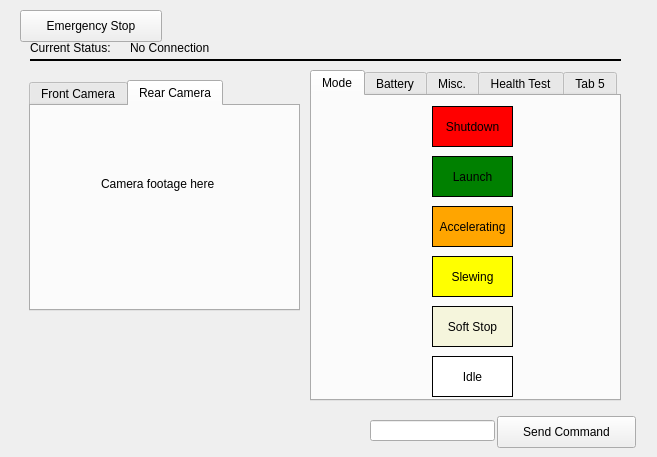
<?xml version="1.0" encoding="UTF-8"?>
<ui version="4.0">
 <class>MainWindow</class>
 <widget class="QWidget" name="MainWindow">
  <property name="geometry">
   <rect>
    <x>0</x>
    <y>0</y>
    <width>657</width>
    <height>457</height>
   </rect>
  </property>
  <property name="windowTitle">
   <string>AlbertaLoop Command Centre</string>
  </property>
  <property name="styleSheet">
   <string notr="true"/>
  </property>
  <widget class="QTabWidget" name="informationTabWidget">
   <property name="geometry">
    <rect>
     <x>310</x>
     <y>70</y>
     <width>311</width>
     <height>331</height>
    </rect>
   </property>
   <property name="mouseTracking">
    <bool>false</bool>
   </property>
   <property name="autoFillBackground">
    <bool>true</bool>
   </property>
   <property name="styleSheet">
    <string notr="true"/>
   </property>
   <property name="tabShape">
    <enum>QTabWidget::Rounded</enum>
   </property>
   <property name="currentIndex">
    <number>0</number>
   </property>
   <widget class="QWidget" name="mode_tab">
    <attribute name="title">
     <string>Mode</string>
    </attribute>
    <widget class="QLabel" name="label_8">
     <property name="geometry">
      <rect>
       <x>120</x>
       <y>10</y>
       <width>81</width>
       <height>41</height>
      </rect>
     </property>
     <property name="styleSheet">
      <string notr="true">background-color: red;</string>
     </property>
     <property name="frameShape">
      <enum>QFrame::Box</enum>
     </property>
     <property name="text">
      <string>Shutdown</string>
     </property>
     <property name="alignment">
      <set>Qt::AlignCenter</set>
     </property>
    </widget>
    <widget class="QLabel" name="label_9">
     <property name="geometry">
      <rect>
       <x>120</x>
       <y>60</y>
       <width>81</width>
       <height>41</height>
      </rect>
     </property>
     <property name="styleSheet">
      <string notr="true">background-color:  green;</string>
     </property>
     <property name="frameShape">
      <enum>QFrame::Box</enum>
     </property>
     <property name="text">
      <string>Launch</string>
     </property>
     <property name="alignment">
      <set>Qt::AlignCenter</set>
     </property>
    </widget>
    <widget class="QLabel" name="label_10">
     <property name="geometry">
      <rect>
       <x>120</x>
       <y>110</y>
       <width>81</width>
       <height>41</height>
      </rect>
     </property>
     <property name="styleSheet">
      <string notr="true">background-color: orange;</string>
     </property>
     <property name="frameShape">
      <enum>QFrame::Box</enum>
     </property>
     <property name="text">
      <string>Accelerating</string>
     </property>
     <property name="alignment">
      <set>Qt::AlignCenter</set>
     </property>
    </widget>
    <widget class="QLabel" name="label_11">
     <property name="geometry">
      <rect>
       <x>120</x>
       <y>160</y>
       <width>81</width>
       <height>41</height>
      </rect>
     </property>
     <property name="styleSheet">
      <string notr="true">background-color: yellow;</string>
     </property>
     <property name="frameShape">
      <enum>QFrame::Box</enum>
     </property>
     <property name="text">
      <string>Slewing</string>
     </property>
     <property name="alignment">
      <set>Qt::AlignCenter</set>
     </property>
    </widget>
    <widget class="QLabel" name="label_12">
     <property name="geometry">
      <rect>
       <x>120</x>
       <y>210</y>
       <width>81</width>
       <height>41</height>
      </rect>
     </property>
     <property name="styleSheet">
      <string notr="true">background-color: beige;</string>
     </property>
     <property name="frameShape">
      <enum>QFrame::Box</enum>
     </property>
     <property name="text">
      <string>Soft Stop</string>
     </property>
     <property name="alignment">
      <set>Qt::AlignCenter</set>
     </property>
    </widget>
    <widget class="QLabel" name="label_13">
     <property name="geometry">
      <rect>
       <x>120</x>
       <y>260</y>
       <width>81</width>
       <height>41</height>
      </rect>
     </property>
     <property name="styleSheet">
      <string notr="true">background-color: white;</string>
     </property>
     <property name="frameShape">
      <enum>QFrame::Box</enum>
     </property>
     <property name="text">
      <string>Idle</string>
     </property>
     <property name="alignment">
      <set>Qt::AlignCenter</set>
     </property>
    </widget>
   </widget>
   <widget class="QWidget" name="battery_tab">
    <attribute name="title">
     <string>Battery</string>
    </attribute>
    <widget class="QLabel" name="label_4">
     <property name="geometry">
      <rect>
       <x>130</x>
       <y>10</y>
       <width>61</width>
       <height>16</height>
      </rect>
     </property>
     <property name="text">
      <string>Battery 1</string>
     </property>
    </widget>
    <widget class="QLabel" name="label_7">
     <property name="geometry">
      <rect>
       <x>130</x>
       <y>150</y>
       <width>61</width>
       <height>16</height>
      </rect>
     </property>
     <property name="text">
      <string>Battery 2</string>
     </property>
    </widget>
    <widget class="QTableWidget" name="tableWidget">
     <property name="geometry">
      <rect>
       <x>70</x>
       <y>30</y>
       <width>181</width>
       <height>91</height>
      </rect>
     </property>
     <property name="autoFillBackground">
      <bool>false</bool>
     </property>
     <property name="autoScroll">
      <bool>true</bool>
     </property>
     <attribute name="horizontalHeaderVisible">
      <bool>false</bool>
     </attribute>
     <attribute name="horizontalHeaderHighlightSections">
      <bool>true</bool>
     </attribute>
     <row>
      <property name="text">
       <string>Voltage</string>
      </property>
      <property name="font">
       <font>
        <weight>75</weight>
        <bold>true</bold>
       </font>
      </property>
     </row>
     <row>
      <property name="text">
       <string>Current</string>
      </property>
      <property name="font">
       <font>
        <weight>75</weight>
        <bold>true</bold>
       </font>
      </property>
     </row>
     <row>
      <property name="text">
       <string>Temperature</string>
      </property>
      <property name="font">
       <font>
        <weight>75</weight>
        <bold>true</bold>
       </font>
      </property>
     </row>
     <column>
      <property name="text">
       <string> </string>
      </property>
     </column>
     <item row="0" column="0">
      <property name="text">
       <string>25.23 V</string>
      </property>
      <property name="background">
       <brush brushstyle="SolidPattern">
        <color alpha="255">
         <red>0</red>
         <green>200</green>
         <blue>0</blue>
        </color>
       </brush>
      </property>
      <property name="foreground">
       <brush brushstyle="NoBrush">
        <color alpha="255">
         <red>0</red>
         <green>0</green>
         <blue>0</blue>
        </color>
       </brush>
      </property>
     </item>
     <item row="1" column="0">
      <property name="text">
       <string>5.37 A</string>
      </property>
      <property name="background">
       <brush brushstyle="SolidPattern">
        <color alpha="255">
         <red>0</red>
         <green>200</green>
         <blue>0</blue>
        </color>
       </brush>
      </property>
      <property name="foreground">
       <brush brushstyle="NoBrush">
        <color alpha="255">
         <red>0</red>
         <green>0</green>
         <blue>0</blue>
        </color>
       </brush>
      </property>
     </item>
     <item row="2" column="0">
      <property name="text">
       <string>15.84 ºC</string>
      </property>
      <property name="background">
       <brush brushstyle="SolidPattern">
        <color alpha="255">
         <red>0</red>
         <green>200</green>
         <blue>0</blue>
        </color>
       </brush>
      </property>
      <property name="foreground">
       <brush brushstyle="NoBrush">
        <color alpha="255">
         <red>0</red>
         <green>0</green>
         <blue>0</blue>
        </color>
       </brush>
      </property>
     </item>
    </widget>
    <widget class="QTableWidget" name="tableWidget_2">
     <property name="geometry">
      <rect>
       <x>70</x>
       <y>170</y>
       <width>181</width>
       <height>91</height>
      </rect>
     </property>
     <property name="autoScroll">
      <bool>true</bool>
     </property>
     <attribute name="horizontalHeaderVisible">
      <bool>false</bool>
     </attribute>
     <attribute name="horizontalHeaderHighlightSections">
      <bool>true</bool>
     </attribute>
     <row>
      <property name="text">
       <string>Voltage</string>
      </property>
      <property name="font">
       <font>
        <weight>75</weight>
        <bold>true</bold>
       </font>
      </property>
     </row>
     <row>
      <property name="text">
       <string>Current</string>
      </property>
      <property name="font">
       <font>
        <weight>75</weight>
        <bold>true</bold>
       </font>
      </property>
     </row>
     <row>
      <property name="text">
       <string>Temperature</string>
      </property>
      <property name="font">
       <font>
        <weight>75</weight>
        <bold>true</bold>
       </font>
      </property>
     </row>
     <column>
      <property name="text">
       <string/>
      </property>
     </column>
     <item row="0" column="0">
      <property name="text">
       <string>18.02 V</string>
      </property>
      <property name="background">
       <brush brushstyle="SolidPattern">
        <color alpha="255">
         <red>252</red>
         <green>1</green>
         <blue>7</blue>
        </color>
       </brush>
      </property>
      <property name="foreground">
       <brush brushstyle="NoBrush">
        <color alpha="255">
         <red>0</red>
         <green>0</green>
         <blue>0</blue>
        </color>
       </brush>
      </property>
     </item>
     <item row="1" column="0">
      <property name="text">
       <string>1.56 A</string>
      </property>
      <property name="background">
       <brush brushstyle="SolidPattern">
        <color alpha="255">
         <red>252</red>
         <green>1</green>
         <blue>7</blue>
        </color>
       </brush>
      </property>
      <property name="foreground">
       <brush brushstyle="NoBrush">
        <color alpha="255">
         <red>0</red>
         <green>0</green>
         <blue>0</blue>
        </color>
       </brush>
      </property>
     </item>
     <item row="2" column="0">
      <property name="text">
       <string>21.78 ºC</string>
      </property>
      <property name="background">
       <brush brushstyle="SolidPattern">
        <color alpha="255">
         <red>0</red>
         <green>200</green>
         <blue>0</blue>
        </color>
       </brush>
      </property>
      <property name="foreground">
       <brush brushstyle="NoBrush">
        <color alpha="255">
         <red>0</red>
         <green>0</green>
         <blue>0</blue>
        </color>
       </brush>
      </property>
     </item>
    </widget>
   </widget>
   <widget class="QWidget" name="misc_tab">
    <attribute name="title">
     <string>Misc.</string>
    </attribute>
    <widget class="QProgressBar" name="batteryBar">
     <property name="geometry">
      <rect>
       <x>140</x>
       <y>50</y>
       <width>95</width>
       <height>20</height>
      </rect>
     </property>
     <property name="value">
      <number>75</number>
     </property>
     <property name="orientation">
      <enum>Qt::Horizontal</enum>
     </property>
     <property name="invertedAppearance">
      <bool>false</bool>
     </property>
    </widget>
    <widget class="QLabel" name="batteryLabel">
     <property name="geometry">
      <rect>
       <x>83</x>
       <y>51</y>
       <width>49</width>
       <height>16</height>
      </rect>
     </property>
     <property name="text">
      <string>Battery:</string>
     </property>
    </widget>
    <widget class="QLabel" name="batteryLabel_2">
     <property name="geometry">
      <rect>
       <x>83</x>
       <y>81</y>
       <width>49</width>
       <height>16</height>
      </rect>
     </property>
     <property name="text">
      <string>Thing 1:</string>
     </property>
    </widget>
    <widget class="QProgressBar" name="batteryBar_2">
     <property name="geometry">
      <rect>
       <x>140</x>
       <y>80</y>
       <width>95</width>
       <height>20</height>
      </rect>
     </property>
     <property name="value">
      <number>53</number>
     </property>
     <property name="orientation">
      <enum>Qt::Horizontal</enum>
     </property>
     <property name="invertedAppearance">
      <bool>false</bool>
     </property>
    </widget>
    <widget class="QLabel" name="batteryLabel_3">
     <property name="geometry">
      <rect>
       <x>83</x>
       <y>111</y>
       <width>49</width>
       <height>16</height>
      </rect>
     </property>
     <property name="text">
      <string>Thing 2:</string>
     </property>
    </widget>
    <widget class="QProgressBar" name="batteryBar_3">
     <property name="geometry">
      <rect>
       <x>140</x>
       <y>110</y>
       <width>95</width>
       <height>20</height>
      </rect>
     </property>
     <property name="value">
      <number>34</number>
     </property>
     <property name="orientation">
      <enum>Qt::Horizontal</enum>
     </property>
     <property name="invertedAppearance">
      <bool>false</bool>
     </property>
    </widget>
    <widget class="QLabel" name="batteryLabel_4">
     <property name="geometry">
      <rect>
       <x>83</x>
       <y>141</y>
       <width>49</width>
       <height>16</height>
      </rect>
     </property>
     <property name="text">
      <string>Thing 3:</string>
     </property>
    </widget>
    <widget class="QLabel" name="batteryLabel_5">
     <property name="geometry">
      <rect>
       <x>83</x>
       <y>201</y>
       <width>49</width>
       <height>16</height>
      </rect>
     </property>
     <property name="text">
      <string>Thing 5:</string>
     </property>
    </widget>
    <widget class="QProgressBar" name="batteryBar_4">
     <property name="geometry">
      <rect>
       <x>140</x>
       <y>140</y>
       <width>95</width>
       <height>20</height>
      </rect>
     </property>
     <property name="value">
      <number>92</number>
     </property>
     <property name="orientation">
      <enum>Qt::Horizontal</enum>
     </property>
     <property name="invertedAppearance">
      <bool>false</bool>
     </property>
    </widget>
    <widget class="QLabel" name="batteryLabel_6">
     <property name="geometry">
      <rect>
       <x>83</x>
       <y>171</y>
       <width>49</width>
       <height>16</height>
      </rect>
     </property>
     <property name="text">
      <string>Thing 4:</string>
     </property>
    </widget>
    <widget class="QProgressBar" name="batteryBar_5">
     <property name="geometry">
      <rect>
       <x>140</x>
       <y>170</y>
       <width>95</width>
       <height>20</height>
      </rect>
     </property>
     <property name="value">
      <number>0</number>
     </property>
     <property name="orientation">
      <enum>Qt::Horizontal</enum>
     </property>
     <property name="invertedAppearance">
      <bool>false</bool>
     </property>
    </widget>
    <widget class="QProgressBar" name="batteryBar_6">
     <property name="geometry">
      <rect>
       <x>140</x>
       <y>200</y>
       <width>95</width>
       <height>20</height>
      </rect>
     </property>
     <property name="value">
      <number>22</number>
     </property>
     <property name="orientation">
      <enum>Qt::Horizontal</enum>
     </property>
     <property name="invertedAppearance">
      <bool>false</bool>
     </property>
    </widget>
   </widget>
   <widget class="QWidget" name="health_test">
    <attribute name="title">
     <string>Health Test</string>
    </attribute>
   </widget>
   <widget class="QWidget" name="tab_5">
    <attribute name="title">
     <string>Tab 5</string>
    </attribute>
   </widget>
  </widget>
  <widget class="Line" name="line">
   <property name="geometry">
    <rect>
     <x>30</x>
     <y>50</y>
     <width>591</width>
     <height>20</height>
    </rect>
   </property>
   <property name="frameShadow">
    <enum>QFrame::Plain</enum>
   </property>
   <property name="lineWidth">
    <number>2</number>
   </property>
   <property name="orientation">
    <enum>Qt::Horizontal</enum>
   </property>
  </widget>
  <widget class="QLineEdit" name="commandLineEdit">
   <property name="geometry">
    <rect>
     <x>370</x>
     <y>420</y>
     <width>125</width>
     <height>21</height>
    </rect>
   </property>
   <property name="text">
    <string/>
   </property>
  </widget>
  <widget class="QPushButton" name="sendCommandButton">
   <property name="geometry">
    <rect>
     <x>497</x>
     <y>416</y>
     <width>139</width>
     <height>32</height>
    </rect>
   </property>
   <property name="text">
    <string>Send Command</string>
   </property>
  </widget>
  <widget class="QLabel" name="current_status_label">
   <property name="geometry">
    <rect>
     <x>30</x>
     <y>40</y>
     <width>92</width>
     <height>16</height>
    </rect>
   </property>
   <property name="text">
    <string>Current Status:</string>
   </property>
  </widget>
  <widget class="QLabel" name="status_label">
   <property name="geometry">
    <rect>
     <x>130</x>
     <y>40</y>
     <width>89</width>
     <height>16</height>
    </rect>
   </property>
   <property name="text">
    <string>No Connection</string>
   </property>
  </widget>
  <widget class="QPushButton" name="eStopButton">
   <property name="geometry">
    <rect>
     <x>20</x>
     <y>10</y>
     <width>142</width>
     <height>32</height>
    </rect>
   </property>
   <property name="styleSheet">
    <string notr="true">eStopButton{
background-color: rgb(252, 1, 7);
}</string>
   </property>
   <property name="text">
    <string>Emergency Stop</string>
   </property>
  </widget>
  <widget class="QLabel" name="logo">
   <property name="geometry">
    <rect>
     <x>330</x>
     <y>10</y>
     <width>291</width>
     <height>41</height>
    </rect>
   </property>
   <property name="text">
    <string/>
   </property>
   <property name="pixmap">
    <pixmap>logo.png</pixmap>
   </property>
  </widget>
  <widget class="QTabWidget" name="cameraWidget">
   <property name="geometry">
    <rect>
     <x>29</x>
     <y>80</y>
     <width>271</width>
     <height>231</height>
    </rect>
   </property>
   <property name="currentIndex">
    <number>1</number>
   </property>
   <widget class="QWidget" name="frontcam_tab">
    <attribute name="title">
     <string>Front Camera</string>
    </attribute>
    <widget class="QLabel" name="label_5">
     <property name="geometry">
      <rect>
       <x>70</x>
       <y>70</y>
       <width>131</width>
       <height>16</height>
      </rect>
     </property>
     <property name="text">
      <string>Camera footage here</string>
     </property>
    </widget>
   </widget>
   <widget class="QWidget" name="rearcam_tab">
    <attribute name="title">
     <string>Rear Camera</string>
    </attribute>
    <widget class="QLabel" name="label_6">
     <property name="geometry">
      <rect>
       <x>70</x>
       <y>70</y>
       <width>131</width>
       <height>16</height>
      </rect>
     </property>
     <property name="text">
      <string>Camera footage here</string>
     </property>
    </widget>
   </widget>
  </widget>
 </widget>
 <resources/>
 <connections/>
</ui>
